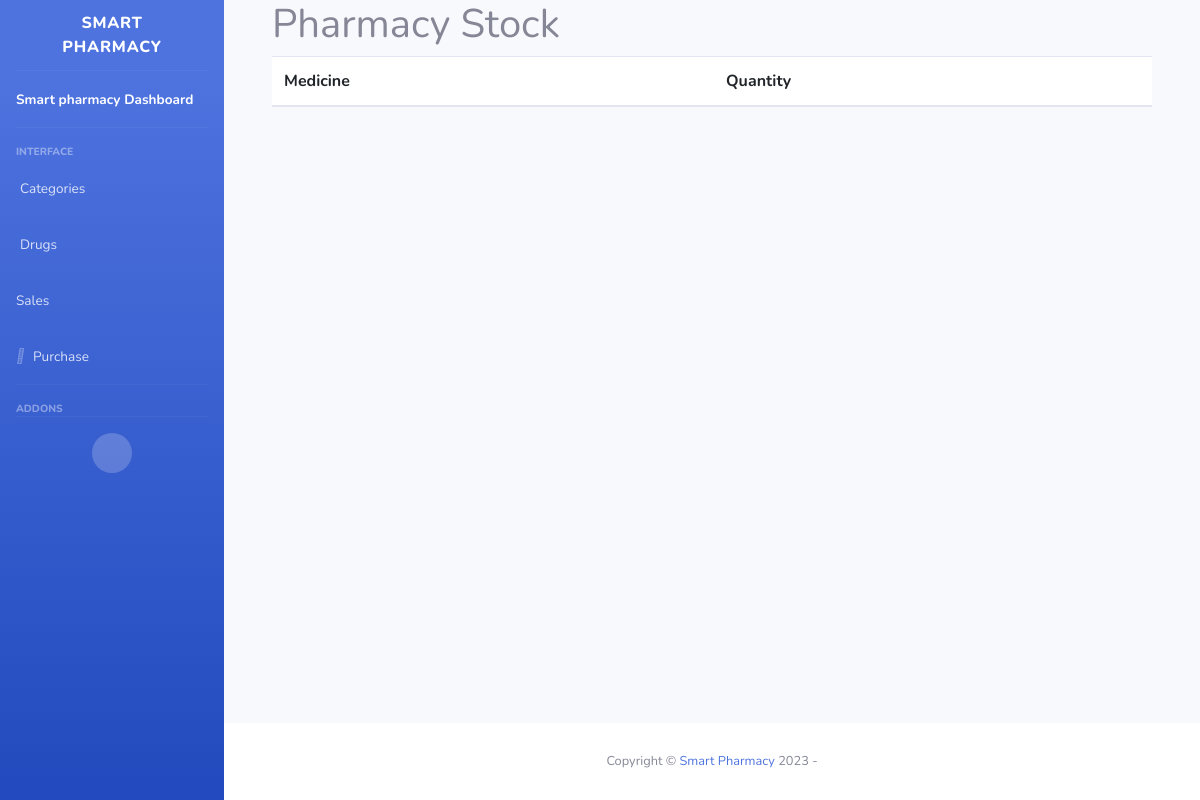
The app's page /view_stock/ (signed in), older data.
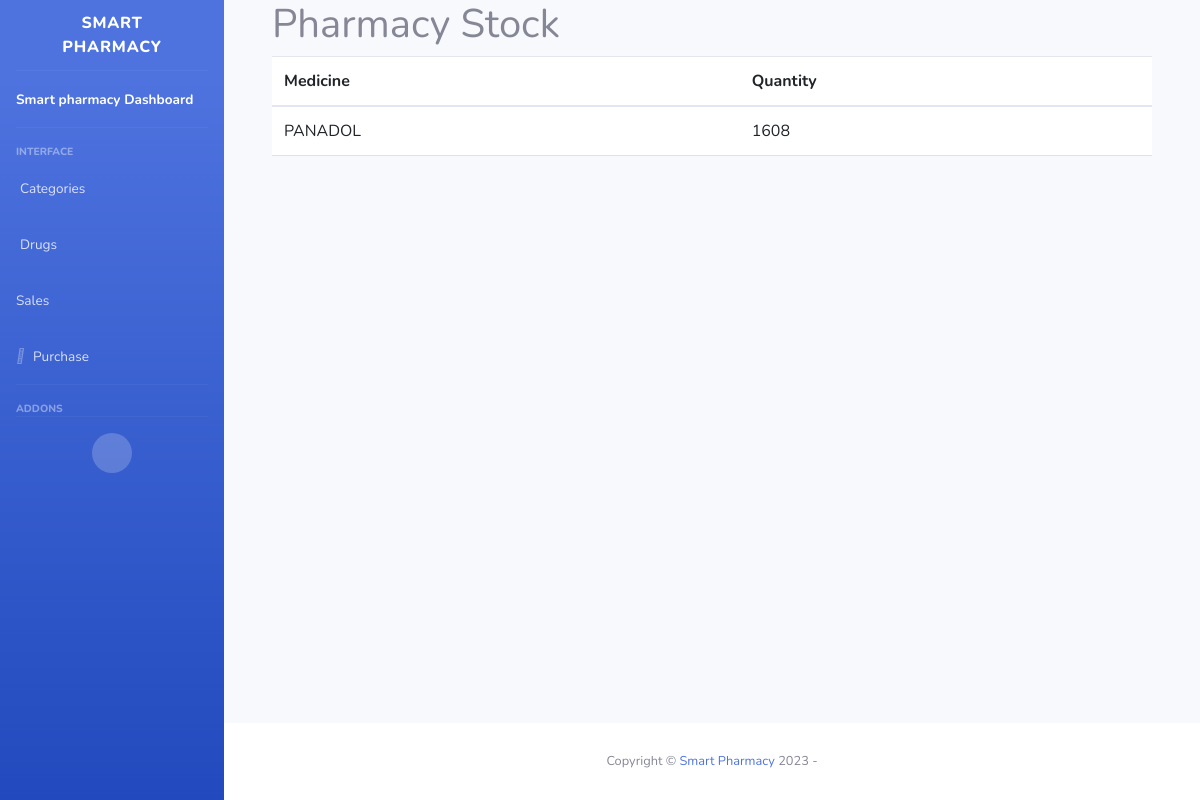
The same page, newer data.
### pharmacy/models.py (models this page shows, shortened)
class Stock(models.Model):
    medicine = models.OneToOneField(Medicine, on_delete=models.CASCADE)
    quantity = models.PositiveIntegerField(default=0)

class Medicine(models.Model):
    name = models.CharField(max_length=200, unique=True)
    category = models.ForeignKey(Category, on_delete=models.CASCADE)
    batch_number = models.CharField(max_length=50)
    expiration_date = models.DateField()
    supplier = models.ForeignKey(Supplier, on_delete=models.CASCADE)
    def __str__(self):
        return self.name

### pharmacy/views.py (the view)
# urls.py: path('view_stock/', views.view_stock, name='view_stock'),
@login_required(login_url='login')
def view_stock(request):
    stocks = Stock.objects.all()
    return render(request, 'pharmacy/view_stock.html', {'stocks': stocks})

### pharmacy/templates/pharmacy/view_stock.html (shortened to what this page needs)
{% extends 'main.html' %}
{% load static %}
{% block content %}
    <section id="page-top">
        <div id="wrapper">
            {% include 'pharmacy/sideBar.html' %}
            <div id="content-wrapper" class="d-flex flex-column">
                <div id="content" class="container-fluid">
                    <div class="container">
                        <h1>Pharmacy Stock </h1>
                        <table class="table">
                            <thead>
                            <tr>
                                <th>Medicine</th>
                                <th>Quantity</th>
                            </tr>
                            </thead>
                            <tbody>
                            {% for stock in stocks %}
                                <tr>
                                    <td>{{ stock.medicine }}</td>
                                    <td>{{ stock.quantity }}</td>
                                </tr>
                            {% endfor %}
                            </tbody>
                        </table>
                    </div>
                </div>
                {% include 'footer.html' %}
            </div>
        </div>
    </section>
{% endblock %}

Row changes from the older to the newer data that the page shows:
added Stock: medicine "PANADOL", quantity "1608"
